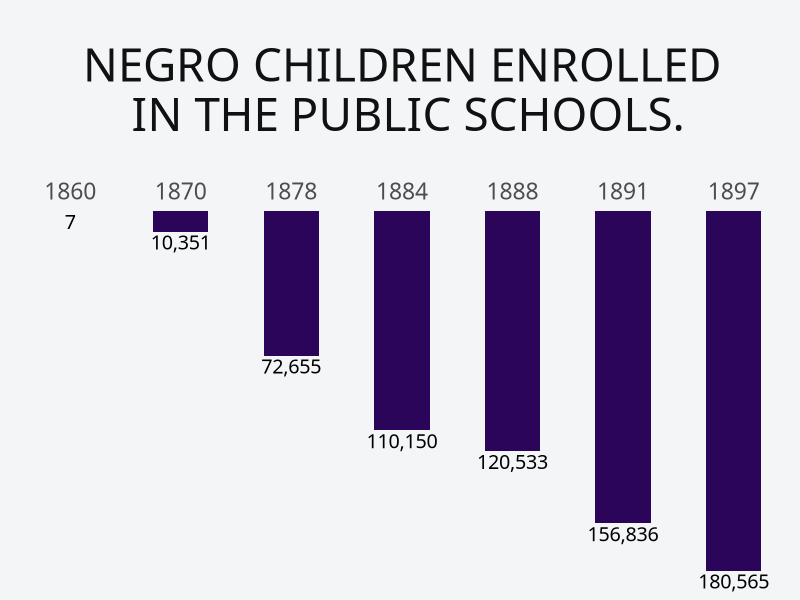
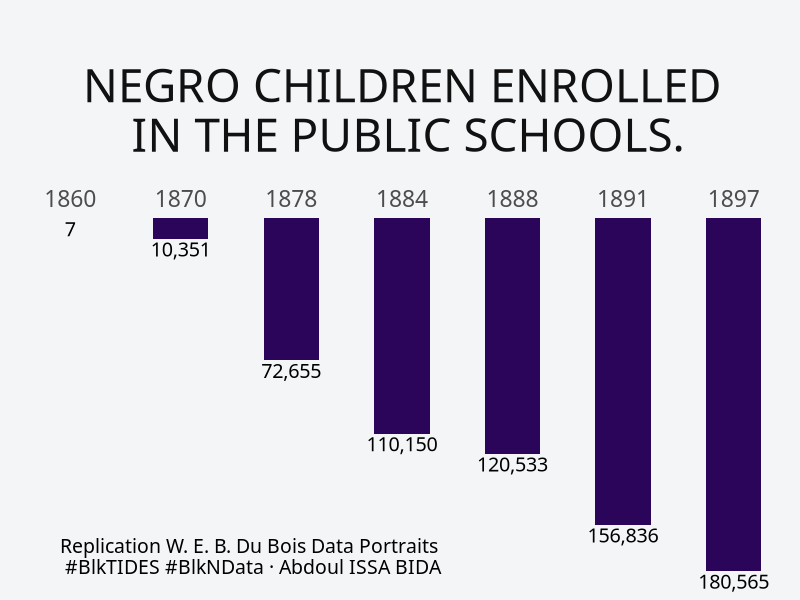
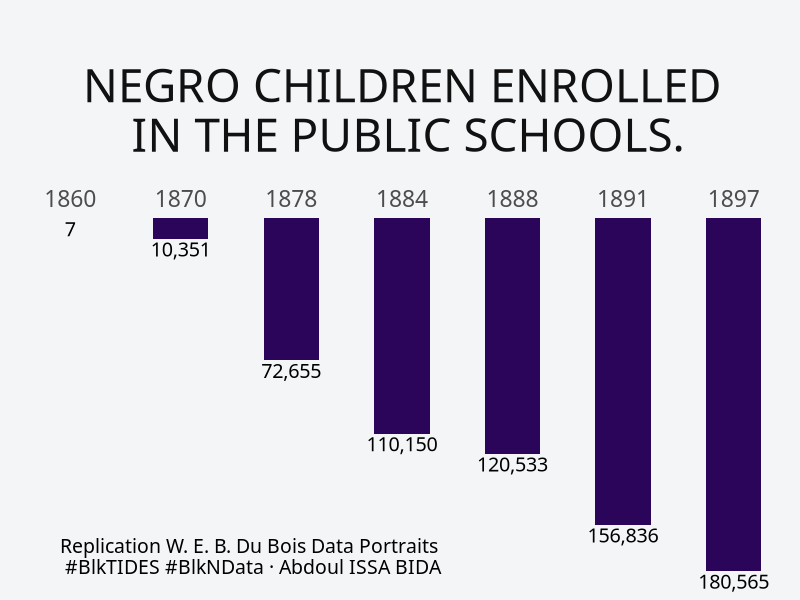

Write the R code that produced these figures, in order. (Note: this script raises an error after producing the figures.)
# Load libraries ----------------------------------------------------------
library(tidyverse)
library(cowplot)
# Data Reading and Wrangling ----------------------------------------------
# Not Classic Tidytuesday
df <- tibble(
  year = c("1860", "1870", "1878", "1884", "1888", "1891", "1897"), 
  number = c(7, 10351, 72655, 110150, 120533, 156836, 180565)
)

# Graphic -----------------------------------------------------------------

caption <- "Replication W. E. B. Du Bois Data Portraits \n #BlkTIDES #BlkNData · Abdoul ISSA BIDA"
(plot <- df %>% 
  ggplot(aes(x = year)) +
  geom_bar(aes( y = -number), stat = "identity", width = 0.5, fill = "#2B055A") + 
  geom_text(aes(y = -(number + 5500), label = scales::comma(number)), family = "Gotham Bold", size = 5) + 
  scale_x_discrete(position = "top") + 
  scale_y_continuous(
    expand = expansion(mult = c(.05,0.0125))
  ) + 
  labs(title = "NEGRO CHILDREN ENROLLED\n IN THE PUBLIC SCHOOLS.") +
    
  theme(
    text = element_text(color = "#111111"),
    axis.text = element_text(family = "Gotham Bold", size = rel(1.5)),
    plot.title = element_text(family = "Gotham Bold",hjust = .5, size = rel(3), margin = margin(b = 25)),
    axis.text.y = element_blank(),
    axis.title = element_blank(), 
    axis.ticks = element_blank(),
    panel.grid = element_blank(),
    
    panel.background = element_rect(fill = "#F3F5F7", color = NA),
    plot.background = element_rect(fill = "#F3F5F7", color = NA),
    plot.margin = margin(t = 35)
  )
)

ggdraw(plot) + 
  draw_label(x = .075, y = .075, label = caption, hjust = 0, fontfamily= "Gotham Bold" ) + 
  theme(
    plot.background = element_rect(fill = "#F3F5F7", color = NA), 
    plot.margin = margin(t = 15)
  )

# Saving ------------------------------------------------------------------
path <- here::here("2021_w47", "tidytuesday_2021_w47")
ggsave(filename = glue::glue("{path}.pdf"), width = 12, height = 12.5, device = cairo_pdf)

pdftools::pdf_convert(
  pdf = glue::glue("{path}.pdf"),
  filenames = glue::glue("{path}.png"),
  dpi = 320
)
